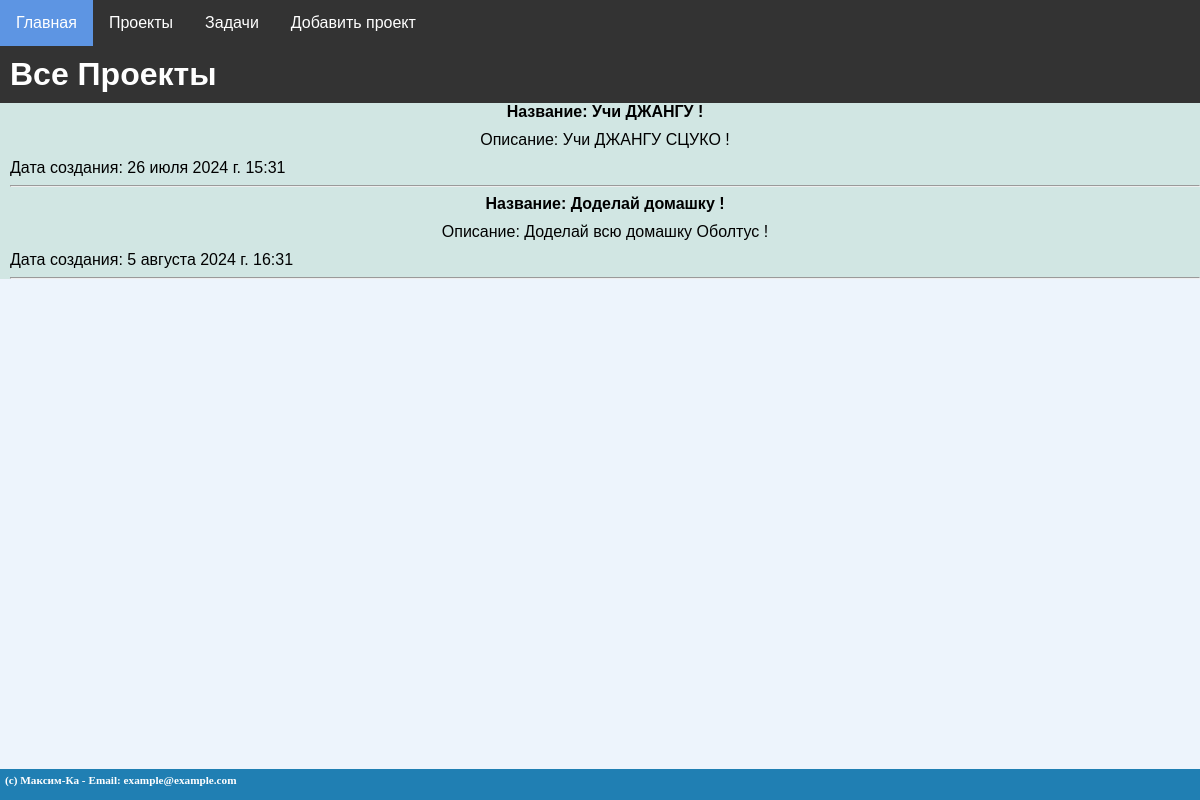
Before: /proj/ with the older database file.
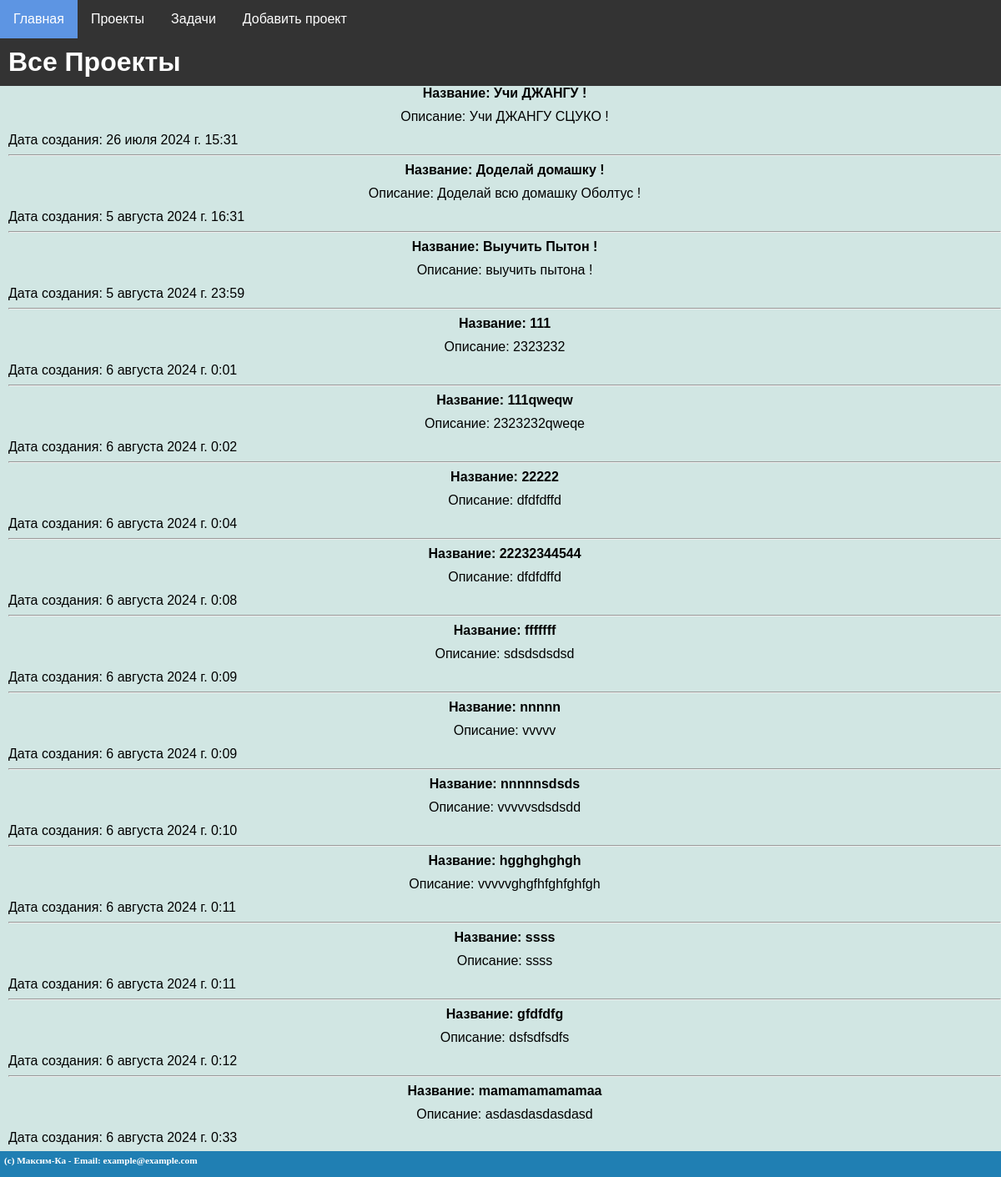
After: the same page with the newer database file.
### mainsite/models.py (models this page shows, shortened)
class Project(models.Model):
    proj_name = models.CharField(max_length=255, unique=True, verbose_name="Название проекта")
    proj_desc = models.TextField(blank=True, verbose_name="Описание проекта")
    proj_create = models.DateTimeField(auto_now_add=True, verbose_name="Дата создания проекта")
    class Meta:
        verbose_name = "Проект"
        verbose_name_plural = "Проект"
        ordering = ["proj_create"]

### mainsite/views.py (the view)
# urls.py: path("proj/", proj,name='proj'),
def proj(request):
    menu = [{'title':'Главная','url':'/'},
            {'title':'Проекты','url':'/proj'},
            {'title':'Задачи','url':'/tasks'},
            {'title':'Добавить проект','url':'/add_proj'}]
    projects = Project.objects.all()
    context = {
        'title': 'Все проекты',
        'menu': menu,
        'projects': projects,
        'footer' : "(c) Максим-Ка - Email: example@example.com",
        'header': "Все Проекты"
        }
    return render(request, 'project_K/proj.html',context)

### mainsite/templates/project_K/proj.html
{% extends 'project_K/base.html' %} {% block content %} {%for a in projects %}
<b>Название: {{ a.proj_name }}</b>
<p>Описание: {{ a.proj_desc }}</p>
<div align="left">Дата создания: {{ a.proj_create }}</div>
<hr />
{% endfor %} {% endblock %}

Changed rows visible on the page:
added Project: proj_name "Выучить Пытон !", proj_desc "выучить пытона !", proj_create "5 августа 2024 г. 23:59"
added Project: proj_name "111", proj_desc "2323232", proj_create "6 августа 2024 г. 0:01"
added Project: proj_name "111qweqw", proj_desc "2323232qweqe", proj_create "6 августа 2024 г. 0:02"
added Project: proj_name "22222", proj_desc "dfdfdffd", proj_create "6 августа 2024 г. 0:04"
added Project: proj_name "22232344544", proj_desc "dfdfdffd", proj_create "6 августа 2024 г. 0:08"
added Project: proj_name "fffffff", proj_desc "sdsdsdsdsd", proj_create "6 августа 2024 г. 0:09"
added Project: proj_name "nnnnn", proj_desc "vvvvv", proj_create "6 августа 2024 г. 0:09"
added Project: proj_name "nnnnnsdsds", proj_desc "vvvvvsdsdsdd", proj_create "6 августа 2024 г. 0:10"
added Project: proj_name "hgghghghgh", proj_desc "vvvvvghgfhfghfghfgh", proj_create "6 августа 2024 г. 0:11"
added Project: proj_name "ssss", proj_desc "ssss", proj_create "6 августа 2024 г. 0:11"
added Project: proj_name "gfdfdfg", proj_desc "dsfsdfsdfs", proj_create "6 августа 2024 г. 0:12"
added Project: proj_name "mamamamamamaa", proj_desc "asdasdasdasdasd", proj_create "6 августа 2024 г. 0:33"
